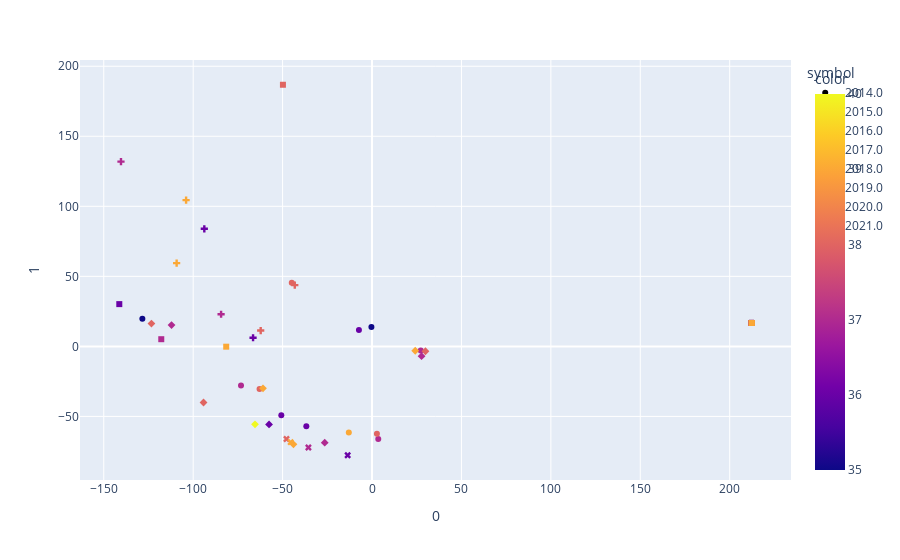

Notebook source saved alongside this figure:
### Code cell
pca = PCA(n_components=2)
components = pca.fit_transform(distance_matrix)

fig = px.scatter(components, x=0, y=1, color=allyearshallow['weekn'], symbol=allyearshallow['year'])
fig.show()

### Figure 1 — Plotly figure (JSON) as saved in the notebook; plotly's stock layout.template omitted (floating-point values rounded to 4 significant figures)
{"data": [{"hovertemplate": "symbol=2014.0<br>0=%{x}<br>1=%{y}<br>color=%{marker.color}<extra></extra>", "legendgroup": "2014.0", "marker": {"color": [36, 37, 38, 39], "coloraxis": "coloraxis", "symbol": "circle"}, "mode": "markers", "name": "2014.0", "orientation": "v", "showlegend": true, "type": "scatter", "x": [-36.73, 3.491, 2.737, -12.98], "xaxis": "x", "y": [-56.98, -66.16, -62.37, -61.44], "yaxis": "y"}, {"hovertemplate": "symbol=2015.0<br>0=%{x}<br>1=%{y}<br>color=%{marker.color}<extra></extra>", "legendgroup": "2015.0", "marker": {"color": [36, 37, 38, 39, 40], "coloraxis": "coloraxis", "symbol": "diamond"}, "mode": "markers", "name": "2015.0", "orientation": "v", "showlegend": true, "type": "scatter", "x": [-57.58, -26.45, -94.21, -43.93, -65.43], "xaxis": "x", "y": [-55.74, -68.71, -40.04, -69.93, -55.64], "yaxis": "y"}, {"hovertemplate": "symbol=2016.0<br>0=%{x}<br>1=%{y}<br>color=%{marker.color}<extra></extra>", "legendgroup": "2016.0", "marker": {"color": [36, 37, 38, 39], "coloraxis": "coloraxis", "symbol": "square"}, "mode": "markers", "name": "2016.0", "orientation": "v", "showlegend": true, "type": "scatter", "x": [-141.3, -117.8, -49.81, -81.53], "xaxis": "x", "y": [30.17, 5.13, 186.8, -0.216], "yaxis": "y"}, {"hovertemplate": "symbol=2017.0<br>0=%{x}<br>1=%{y}<br>color=%{marker.color}<extra></extra>", "legendgroup": "2017.0", "marker": {"color": [36, 37, 38, 39], "coloraxis": "coloraxis", "symbol": "x"}, "mode": "markers", "name": "2017.0", "orientation": "v", "showlegend": true, "type": "scatter", "x": [-13.62, -35.57, -47.82, -45.48], "xaxis": "x", "y": [-77.72, -72.18, -66.13, -68.4], "yaxis": "y"}, {"hovertemplate": "symbol=2018.0<br>0=%{x}<br>1=%{y}<br>color=%{marker.color}<extra></extra>", "legendgroup": "2018.0", "marker": {"color": [36, 36, 37, 37, 38, 38, 39, 39], "coloraxis": "coloraxis", "symbol": "cross"}, "mode": "markers", "name": "2018.0", "orientation": "v", "showlegend": true, "type": "scatter", "x": [-93.78, -66.52, -140.4, -84.4, -43.19, -62.24, -104.0, -109.3], "xaxis": "x", "y": [83.94, 6.177, 131.9, 22.95, 43.72, 11.31, 104.4, 59.46], "yaxis": "y"}, {"hovertemplate": "symbol=2019.0<br>0=%{x}<br>1=%{y}<br>color=%{marker.color}<extra></extra>", "legendgroup": "2019.0", "marker": {"color": [35, 35, 36, 36, 37, 37, 38, 38], "coloraxis": "coloraxis", "symbol": "circle"}, "mode": "markers", "name": "2019.0", "orientation": "v", "showlegend": true, "type": "scatter", "x": [-0.3384, -128.4, -7.321, -50.72, 27.25, -73.26, -44.87, -62.89], "xaxis": "x", "y": [13.79, 19.67, 11.71, -49.08, -2.978, -27.86, 45.48, -30.37], "yaxis": "y"}, {"hovertemplate": "symbol=2020.0<br>0=%{x}<br>1=%{y}<br>color=%{marker.color}<extra></extra>", "legendgroup": "2020.0", "marker": {"color": [37, 37, 38, 38, 39, 39], "coloraxis": "coloraxis", "symbol": "diamond"}, "mode": "markers", "name": "2020.0", "orientation": "v", "showlegend": true, "type": "scatter", "x": [27.7, -112.1, 29.87, -123.3, 24.17, -60.97], "xaxis": "x", "y": [-6.955, 15.24, -3.486, 16.31, -3.115, -29.91], "yaxis": "y"}, {"hovertemplate": "symbol=2021.0<br>0=%{x}<br>1=%{y}<br>color=%{marker.color}<extra></extra>", "legendgroup": "2021.0", "marker": {"color": [35, 35, 36, 36, 37, 37, 38, 38, 39, 39], "coloraxis": "coloraxis", "symbol": "square"}, "mode": "markers", "name": "2021.0", "orientation": "v", "showlegend": true, "type": "scatter", "visible": true, "x": [212.3, 212.3, 212.3, 212.3, 212.3, 212.3, 212.3, 212.3, 212.3, 212.3], "xaxis": "x", "y": [16.72, 16.72, 16.72, 16.72, 16.72, 16.72, 16.72, 16.72, 16.72, 16.72], "yaxis": "y"}], "layout": {"autosize": true, "coloraxis": {"colorbar": {"title": {"text": "color"}}, "colorscale": [[0, "#0d0887"], [0.1111, "#46039f"], [0.2222, "#7201a8"], [0.3333, "#9c179e"], [0.4444, "#bd3786"], [0.5556, "#d8576b"], [0.6667, "#ed7953"], [0.7778, "#fb9f3a"], [0.8889, "#fdca26"], [1, "#f0f921"]]}, "legend": {"title": {"text": "symbol"}, "tracegroupgap": 0}, "margin": {"t": 60}, "xaxis": {"anchor": "y", "autorange": true, "domain": [0, 1], "range": [-162.8, 233.8], "title": {"text": "0"}, "type": "linear"}, "yaxis": {"anchor": "x", "autorange": true, "domain": [0, 1], "range": [-98.2, 207.3], "title": {"text": "1"}, "type": "linear"}}}
